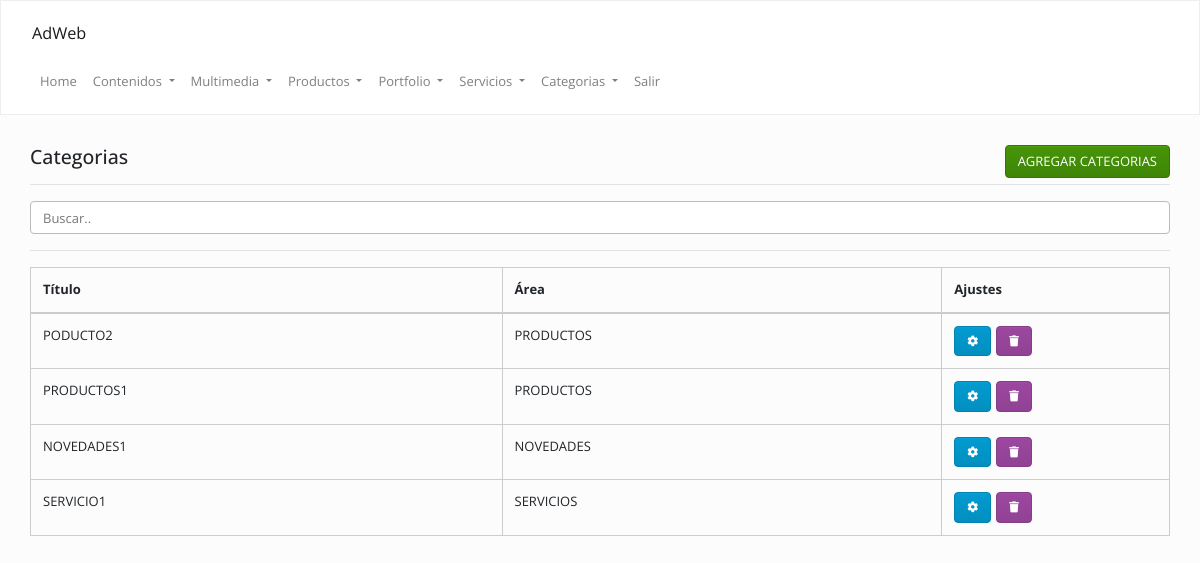
Screenshot of /admin/index.php?op=categorias (signed in) with the database file from the repository.
### tables this page shows
CREATE TABLE `categorias` (
  `id` int(11) NOT NULL,
  `cod` varchar(255) NOT NULL,
  `titulo` varchar(255) NOT NULL,
  `area` varchar(255) NOT NULL
);

### Config/Autoload.php (called while the page is built, shortened)
<?php
class autoload
{
    public static function runAdmin()
    {
        spl_autoload_register(
            function ($clase)
            {
                $ruta = str_replace("\\", "/", $clase) . ".php";
            }
        );
    }
}

### Clases/Conexion.php (called while the page is built, shortened)
<?php namespace Clases;
class Conexion
{
    private $datos = array("host"=> "localhost","user"=> "root","pass"=> "","db"  => "gema_indoors");
    private $con;
    public function __construct()
    {
        $this->con = mysqli_connect($this->datos["host"], $this->datos["user"], $this->datos["pass"], $this->datos["db"]);
        mysqli_set_charset($this->con,'utf8');
    }
    public function sqlReturn($query)
    {
        $dato = $this->con->query($query);
        return $dato;
    }
}

### Clases/Categorias.php (called while the page is built, shortened)
<?php
class Categorias
{
    private $con;
    public function __construct()
    {
        $this->con = new Conexion();
    }
    function list($filter) {
        $array = array();
        if (is_array($filter)) {
            $filterSql = "WHERE ";
            $filterSql .= implode(" AND ", $filter);
        } else {
            $filterSql = '';
        }
        $sql = "SELECT * FROM `categorias` $filterSql  ORDER BY id DESC";
        $notas = $this->con->sqlReturn($sql);
        if ($notas) {
            while ($row = mysqli_fetch_assoc($notas)) {
                $array[] = $row;
            }
            return $array;
        }
    }
}

### admin/inc/categorias/ver.php (the view, shortened to what this page needs)
<?php
$categorias    = new Clases\Categorias();
$data = $categorias->list("", "" , "");
?>
<div class="mt-20">
    <div class="col-lg-12 col-md-12">
        <h4>
            Categorias
            <a class="btn btn-success pull-right" href="<?=URL?>/index.php?op=categorias&accion=agregar">
                AGREGAR CATEGORIAS
            </a>
        </h4>
        <hr/>
        <input class="form-control" id="myInput" type="text" placeholder="Buscar..">
        <hr/>
        <table class="table  table-bordered  ">
            <thead>
                <th>
                    Título
                </th>
                <th>
                    Área
                </th>
                <th>
                    Ajustes
                </th>
            </thead>
            <tbody>
                <?php
                if (is_array($data)) {
                    foreach ($data as $val) {
                        echo "<tr>";
                        echo "<td>";
                        echo strtoupper($val["titulo"]);
                        echo "</td>";
                        echo "<td>" . strtoupper($val["area"]) . "</td>";
                        echo "<td>";
                        echo '<a class="btn btn-info" data-toggle="tooltip" data-placement="top" title="Modificar" href="' . URL . '/index.php?op=categorias&accion=modificar&cod=' . $val["cod"] . '"><i class="fa fa-cog"></i></a>';
                        echo '<a class="btn btn-danger" data-toggle="tooltip" data-placement="top" title="Eliminar" href="' . URL . '/index.php?op=categorias&accion=ver&borrar=' . $val["cod"] . '">
                        <i class="fa fa-trash"></i></a>';
                        echo "</td>";
                        echo "</tr>";
                    }
                }
                ?>
            </tbody>
        </table>
    </div>
</div>

### admin/css/style.css (style rules this page uses)
.pull-right { float: right !important; }
.mt-20 { margin-top: 20px !important; }
td .btn { margin-right: 5px; font-size: 11px; }
th:last-child { width: 20%; }

### rows the page displays
categorias: titulo "PODUCTO2", area "PRODUCTOS"
categorias: titulo "PRODUCTOS1", area "PRODUCTOS"
categorias: titulo "NOVEDADES1", area "NOVEDADES"
categorias: titulo "SERVICIO1", area "SERVICIOS"
